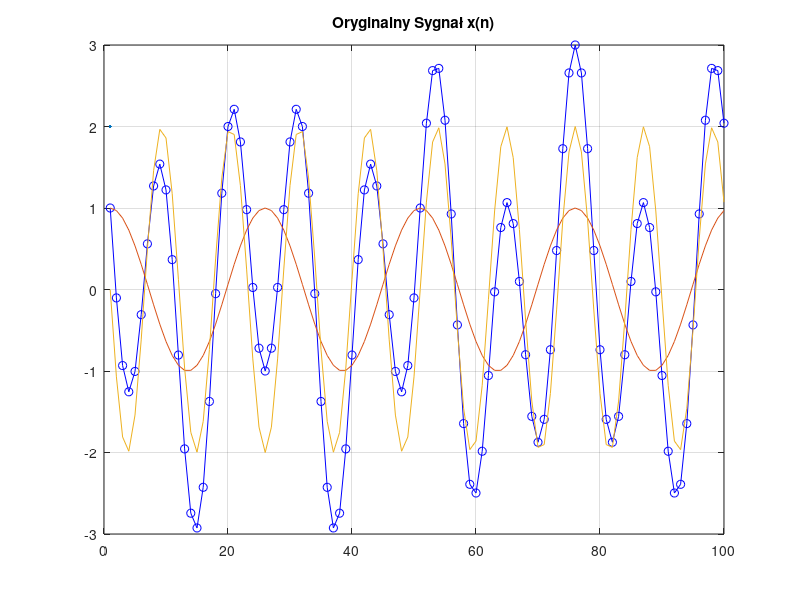
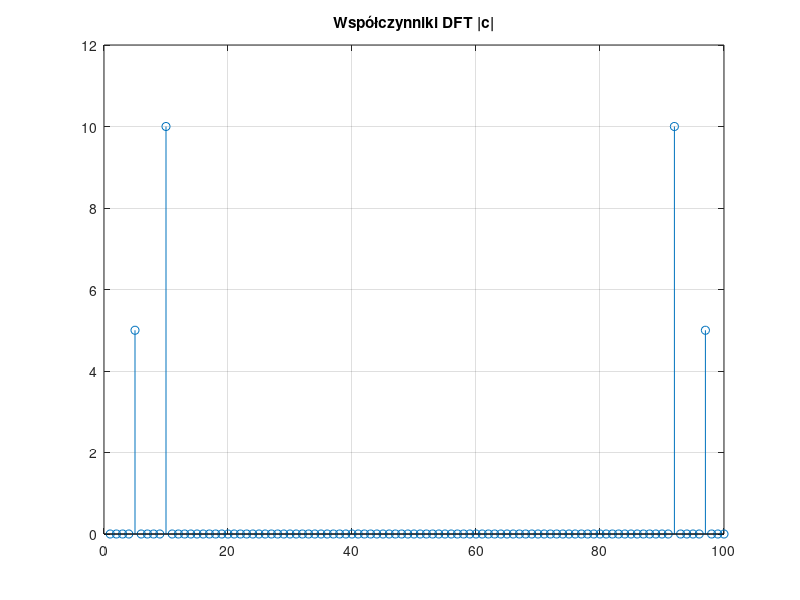
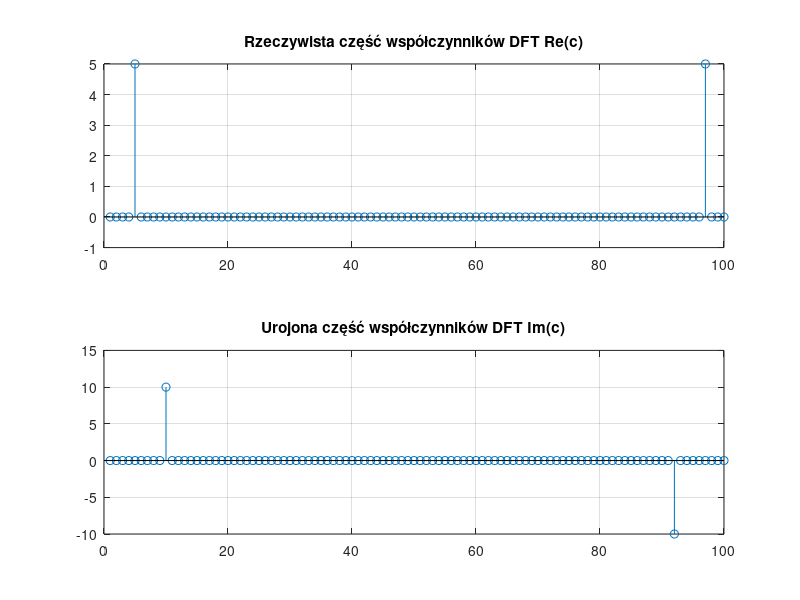
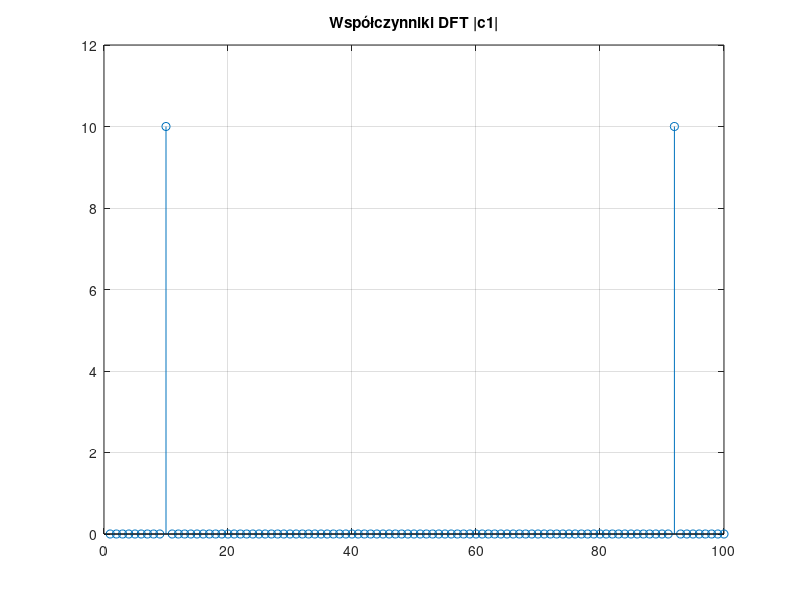

Reproduce these figures in MATLAB, in order.
clear all; close all;

% Ortogonalna macierz dla ortogonalnej transformacji DFT
N = 100;                                  % wymiar macierzy kwadratowej
k = (0:N-1); n = (0:N-1);                 % k-kolumny/funkcje, n-wiersze/probki

% Macierz DFT
A = sqrt(1/N)*exp(-1j*2*pi/N*k'*n);       % macierz analizy
S = A';                                   % macierz syntezy: transpozycja A


% Sprawdzenie ortonormalności: S * A powinno być macierzą jednostkową
orthonormal_check = S * A;
disp('Sprawdzenie ortonormalności (S * A):');
disp(orthonormal_check);

% Generowanie sygnałów
x1 = 10 * A(:,5);                         % sygnal #1                 
x2 = 20 * A(:,10);                        % sygnal #2

x = real(x1) + imag(x2);                  % kombinacja real(x1) i imag(x2)
figure; plot(x, 'bo-', LineWidth=2); title('Oryginalny Sygnał x(n)'); grid; % rysunek oryginalnego sygnału
hold on;
plot(real(x1))
hold on;
plot(imag(x2))
hold on;
pause;

% Wykonanie DFT
c = A * x;                                % współczynniki DFT
figure; stem(abs(c)); title('Współczynniki DFT |c|'); grid;  % rysunek współczynników DFT

% Wykres współczynników DFT
figure;
subplot(2, 1, 1);
stem(real(c)); title('Rzeczywista część współczynników DFT Re(c)'); grid;
subplot(2, 1, 2);
stem(imag(c)); title('Urojona część współczynników DFT Im(c)'); grid;
pause;

% Wyzerowanie współczynników związanych z sygnałem x1 lub x2
c1 = c; c1(5) = 0; c1(97) = 0;            % wyzerowanie 5-tego i (ew. )97-tego współczynnika (związanego z x1)
c2 = c; c2(10) = 0; c2(92) = 0;           % wyzerowanie 10-tego i (ew.) 92-tego współczynnika (związanego z x2)

figure; stem(abs(c1)); title('Współczynniki DFT |c1|'); grid;  % rysunek współczynników DFT
figure; stem(abs(c2)); title('Współczynniki DFT |c2|'); grid;  % rysunek współczynników DFT
pause;

% Wykonanie IDFT dla każdej zmodyfikowanej grupy współczynników
y1 = S * c1;                              % IDFT z zmodyfikowanym c1
y2 = S * c2;                              % IDFT z zmodyfikowanym c2

% Rysowanie wyników
figure;
subplot(2, 1, 1);
plot(x, 'bo-'); hold on;
plot(real(y1), 'ro-'); 
title('Odzyskany Sygnał y1(n) z zmodyfikowanym c1'); grid;
legend('Oryginalny sygnał', 'Część rzeczywista sygnału odzyskanego y1');

subplot(2, 1, 2);
plot(x, 'bo-'); hold on;
plot(real(y2), 'ro-'); 
title('Odzyskany Sygnał y2(n) z zmodyfikowanym c2'); grid;
legend('Oryginalny sygnał', 'Część rzeczywista sygnału odzyskanego y2');

% Porównanie odzyskanych sygnałów z oryginalnym
error1 = max(abs(x - y1));                 % błąd rekonstrukcji dla y1
error2 = max(abs(x - y2));                 % błąd rekonstrukcji dla y2

